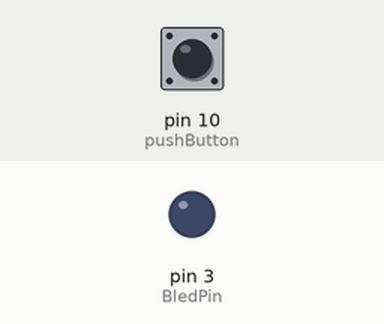
Simulated run of this sketch. Board: Arduino Uno, built with avr-gcc and run on an emulated ATmega328P. On the bench: output pins drawn as LEDs (lit = HIGH). Dashed ring = blinking. Inputs (shaded band) come from the test bench; at power-on: pin 10 (pushButton) HIGH.

Above: at 1.2 s.
1.3 s: pin 10 (pushButton) pulled LOW for 0.15 s
At 2.1 s:
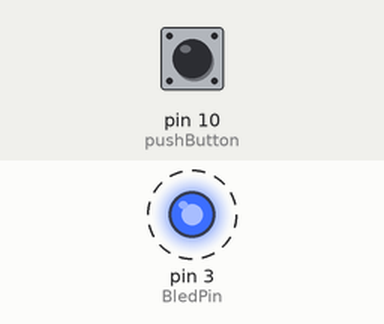
Timing chart, 0 to 10.4 s (numbered marks = the images above; inputs shaded):
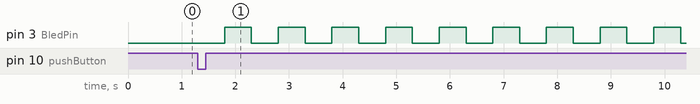

Measured:
- after the input at 1.3 s, pin 3 (BledPin): alternates HIGH for 0.50 s and LOW for 0.50 s, starting after 0.50 s

The sketch:

HW_03_2.ino
```cpp
const int BledPin = 3;
const int pushButton = 10;

int clickCount = 0;


unsigned long previousMillis = 0;
unsigned long lastPressTime = 0;
int ledState = HIGH;

void setup() {
  pinMode(BledPin, OUTPUT);
  pinMode(pushButton, INPUT);
}

void loop() {
  unsigned long currentMillis = millis();

  if (digitalRead(pushButton) == LOW) {
    if (currentMillis - lastPressTime > 200) {
      clickCount++;
      if (clickCount > 3) {
        clickCount = 0;
      }
      lastPressTime = currentMillis;


      ledState = LOW;
      digitalWrite(BledPin, ledState);
      previousMillis = currentMillis;
    }
  }


  if (clickCount == 0) {

    digitalWrite(BledPin, LOW);
  }
  else {

    int interval = 0;

    if (clickCount == 1) {
      interval = 500;
    }
    else if (clickCount == 2) {
      interval = 150;
    }
    else if (clickCount == 3) {
      interval = 50;
    }

    if (currentMillis - previousMillis >= interval) {
      previousMillis = currentMillis;


      if (ledState == LOW) {
        ledState = HIGH;
      } else {
        ledState = LOW;
      }

      digitalWrite(BledPin, ledState);
    }
  }
}
```
